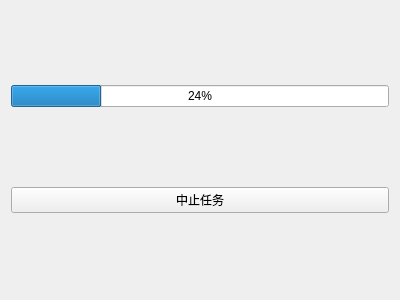
<?xml version="1.0" encoding="UTF-8"?>
<ui version="4.0">
 <class>Form</class>
 <widget class="QWidget" name="Form">
  <property name="geometry">
   <rect>
    <x>0</x>
    <y>0</y>
    <width>400</width>
    <height>300</height>
   </rect>
  </property>
  <property name="windowTitle">
   <string>Form</string>
  </property>
  <layout class="QVBoxLayout" name="verticalLayout">
   <item>
    <widget class="QProgressBar" name="progressBar">
     <property name="value">
      <number>24</number>
     </property>
    </widget>
   </item>
   <item>
    <widget class="QPushButton" name="stopButton">
     <property name="text">
      <string>中止任务</string>
     </property>
    </widget>
   </item>
  </layout>
 </widget>
 <resources/>
 <connections/>
</ui>
